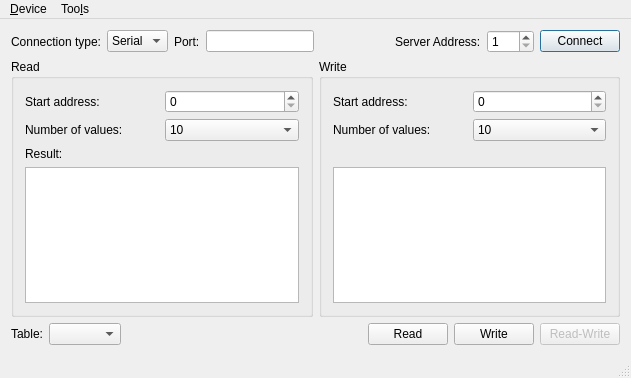
<?xml version="1.0" encoding="UTF-8"?>
<ui version="4.0">
 <class>MainWindow</class>
 <widget class="QMainWindow" name="MainWindow">
  <property name="geometry">
   <rect>
    <x>0</x>
    <y>0</y>
    <width>631</width>
    <height>378</height>
   </rect>
  </property>
  <property name="maximumSize">
   <size>
    <width>16777215</width>
    <height>1000</height>
   </size>
  </property>
  <property name="windowTitle">
   <string>Modbus Master Example</string>
  </property>
  <widget class="QWidget" name="centralWidget">
   <layout class="QVBoxLayout" name="verticalLayout">
    <item>
     <layout class="QGridLayout" name="gridLayout">
      <item row="0" column="5">
       <widget class="QLabel" name="label_27">
        <property name="sizePolicy">
         <sizepolicy hsizetype="Maximum" vsizetype="Preferred">
          <horstretch>0</horstretch>
          <verstretch>0</verstretch>
         </sizepolicy>
        </property>
        <property name="text">
         <string>Server Address:</string>
        </property>
       </widget>
      </item>
      <item row="0" column="7">
       <widget class="QPushButton" name="connectButton">
        <property name="sizePolicy">
         <sizepolicy hsizetype="Maximum" vsizetype="Fixed">
          <horstretch>0</horstretch>
          <verstretch>0</verstretch>
         </sizepolicy>
        </property>
        <property name="text">
         <string>Connect</string>
        </property>
        <property name="checkable">
         <bool>false</bool>
        </property>
        <property name="autoDefault">
         <bool>false</bool>
        </property>
        <property name="default">
         <bool>true</bool>
        </property>
       </widget>
      </item>
      <item row="0" column="4">
       <spacer name="horizontalSpacer">
        <property name="orientation">
         <enum>Qt::Horizontal</enum>
        </property>
        <property name="sizeHint" stdset="0">
         <size>
          <width>40</width>
          <height>20</height>
         </size>
        </property>
       </spacer>
      </item>
      <item row="0" column="6">
       <widget class="QSpinBox" name="serverEdit">
        <property name="sizePolicy">
         <sizepolicy hsizetype="Maximum" vsizetype="Fixed">
          <horstretch>0</horstretch>
          <verstretch>0</verstretch>
         </sizepolicy>
        </property>
        <property name="minimum">
         <number>1</number>
        </property>
        <property name="maximum">
         <number>255</number>
        </property>
       </widget>
      </item>
      <item row="0" column="1">
       <widget class="QComboBox" name="connectType">
        <item>
         <property name="text">
          <string>Serial</string>
         </property>
        </item>
        <item>
         <property name="text">
          <string>TCP</string>
         </property>
        </item>
       </widget>
      </item>
      <item row="0" column="2">
       <widget class="QLabel" name="label_2">
        <property name="sizePolicy">
         <sizepolicy hsizetype="Maximum" vsizetype="Preferred">
          <horstretch>0</horstretch>
          <verstretch>0</verstretch>
         </sizepolicy>
        </property>
        <property name="text">
         <string>Port:</string>
        </property>
       </widget>
      </item>
      <item row="0" column="0">
       <widget class="QLabel" name="label">
        <property name="text">
         <string>Connection type:</string>
        </property>
       </widget>
      </item>
      <item row="0" column="3">
       <widget class="QLineEdit" name="portEdit">
        <property name="sizePolicy">
         <sizepolicy hsizetype="Preferred" vsizetype="Fixed">
          <horstretch>0</horstretch>
          <verstretch>0</verstretch>
         </sizepolicy>
        </property>
       </widget>
      </item>
     </layout>
    </item>
    <item>
     <layout class="QHBoxLayout" name="horizontalLayout_2">
      <item>
       <widget class="QGroupBox" name="groupBox_2">
        <property name="minimumSize">
         <size>
          <width>250</width>
          <height>0</height>
         </size>
        </property>
        <property name="title">
         <string>Read</string>
        </property>
        <layout class="QGridLayout" name="gridLayout_3">
         <item row="0" column="0">
          <widget class="QLabel" name="label_4">
           <property name="text">
            <string>Start address:</string>
           </property>
          </widget>
         </item>
         <item row="0" column="1">
          <widget class="QSpinBox" name="readAddress">
           <property name="maximum">
            <number>9</number>
           </property>
          </widget>
         </item>
         <item row="1" column="0">
          <widget class="QLabel" name="label_5">
           <property name="text">
            <string>Number of values:</string>
           </property>
          </widget>
         </item>
         <item row="1" column="1">
          <widget class="QComboBox" name="readSize">
           <property name="currentIndex">
            <number>9</number>
           </property>
           <item>
            <property name="text">
             <string>1</string>
            </property>
           </item>
           <item>
            <property name="text">
             <string>2</string>
            </property>
           </item>
           <item>
            <property name="text">
             <string>3</string>
            </property>
           </item>
           <item>
            <property name="text">
             <string>4</string>
            </property>
           </item>
           <item>
            <property name="text">
             <string>5</string>
            </property>
           </item>
           <item>
            <property name="text">
             <string>6</string>
            </property>
           </item>
           <item>
            <property name="text">
             <string>7</string>
            </property>
           </item>
           <item>
            <property name="text">
             <string>8</string>
            </property>
           </item>
           <item>
            <property name="text">
             <string>9</string>
            </property>
           </item>
           <item>
            <property name="text">
             <string>10</string>
            </property>
           </item>
          </widget>
         </item>
         <item row="2" column="0">
          <widget class="QLabel" name="label_9">
           <property name="text">
            <string>Result:</string>
           </property>
          </widget>
         </item>
         <item row="3" column="0" colspan="2">
          <widget class="QListWidget" name="readValue">
           <property name="minimumSize">
            <size>
             <width>0</width>
             <height>0</height>
            </size>
           </property>
          </widget>
         </item>
        </layout>
       </widget>
      </item>
      <item>
       <widget class="QGroupBox" name="writeGroupBox">
        <property name="minimumSize">
         <size>
          <width>225</width>
          <height>0</height>
         </size>
        </property>
        <property name="title">
         <string>Write</string>
        </property>
        <layout class="QGridLayout" name="gridLayout_2">
         <item row="0" column="0">
          <widget class="QLabel" name="label_7">
           <property name="text">
            <string>Start address:</string>
           </property>
          </widget>
         </item>
         <item row="3" column="0" colspan="2">
          <widget class="QTreeView" name="writeValueTable">
           <property name="showDropIndicator" stdset="0">
            <bool>true</bool>
           </property>
           <property name="alternatingRowColors">
            <bool>true</bool>
           </property>
           <property name="rootIsDecorated">
            <bool>false</bool>
           </property>
           <property name="uniformRowHeights">
            <bool>true</bool>
           </property>
           <property name="itemsExpandable">
            <bool>false</bool>
           </property>
           <property name="expandsOnDoubleClick">
            <bool>false</bool>
           </property>
           <attribute name="headerVisible">
            <bool>true</bool>
           </attribute>
          </widget>
         </item>
         <item row="0" column="1">
          <widget class="QSpinBox" name="writeAddress">
           <property name="maximum">
            <number>9</number>
           </property>
          </widget>
         </item>
         <item row="1" column="0">
          <widget class="QLabel" name="label_8">
           <property name="text">
            <string>Number of values:</string>
           </property>
          </widget>
         </item>
         <item row="1" column="1">
          <widget class="QComboBox" name="writeSize">
           <property name="currentIndex">
            <number>9</number>
           </property>
           <item>
            <property name="text">
             <string>1</string>
            </property>
           </item>
           <item>
            <property name="text">
             <string>2</string>
            </property>
           </item>
           <item>
            <property name="text">
             <string>3</string>
            </property>
           </item>
           <item>
            <property name="text">
             <string>4</string>
            </property>
           </item>
           <item>
            <property name="text">
             <string>5</string>
            </property>
           </item>
           <item>
            <property name="text">
             <string>6</string>
            </property>
           </item>
           <item>
            <property name="text">
             <string>7</string>
            </property>
           </item>
           <item>
            <property name="text">
             <string>8</string>
            </property>
           </item>
           <item>
            <property name="text">
             <string>9</string>
            </property>
           </item>
           <item>
            <property name="text">
             <string>10</string>
            </property>
           </item>
          </widget>
         </item>
         <item row="2" column="0">
          <widget class="QLabel" name="label_3">
           <property name="text">
            <string/>
           </property>
          </widget>
         </item>
        </layout>
       </widget>
      </item>
     </layout>
    </item>
    <item>
     <layout class="QHBoxLayout" name="horizontalLayout">
      <item>
       <widget class="QLabel" name="label_6">
        <property name="text">
         <string>Table:</string>
        </property>
       </widget>
      </item>
      <item>
       <widget class="QComboBox" name="writeTable"/>
      </item>
      <item>
       <spacer name="horizontalSpacer_2">
        <property name="orientation">
         <enum>Qt::Horizontal</enum>
        </property>
        <property name="sizeHint" stdset="0">
         <size>
          <width>13</width>
          <height>17</height>
         </size>
        </property>
       </spacer>
      </item>
      <item>
       <widget class="QPushButton" name="readButton">
        <property name="sizePolicy">
         <sizepolicy hsizetype="Maximum" vsizetype="Fixed">
          <horstretch>0</horstretch>
          <verstretch>0</verstretch>
         </sizepolicy>
        </property>
        <property name="text">
         <string>Read</string>
        </property>
       </widget>
      </item>
      <item>
       <widget class="QPushButton" name="writeButton">
        <property name="text">
         <string>Write</string>
        </property>
       </widget>
      </item>
      <item>
       <widget class="QPushButton" name="readWriteButton">
        <property name="enabled">
         <bool>false</bool>
        </property>
        <property name="text">
         <string>Read-Write</string>
        </property>
       </widget>
      </item>
     </layout>
    </item>
   </layout>
  </widget>
  <widget class="QStatusBar" name="statusBar"/>
  <widget class="QMenuBar" name="menuBar">
   <property name="geometry">
    <rect>
     <x>0</x>
     <y>0</y>
     <width>631</width>
     <height>26</height>
    </rect>
   </property>
   <widget class="QMenu" name="menuDevice">
    <property name="title">
     <string>&amp;Device</string>
    </property>
    <addaction name="actionConnect"/>
    <addaction name="actionDisconnect"/>
    <addaction name="separator"/>
    <addaction name="actionExit"/>
   </widget>
   <widget class="QMenu" name="menuToo_ls">
    <property name="title">
     <string>Too&amp;ls</string>
    </property>
    <addaction name="actionOptions"/>
   </widget>
   <addaction name="menuDevice"/>
   <addaction name="menuToo_ls"/>
  </widget>
  <action name="actionConnect">
   <property name="icon">
    <iconset resource="master.qrc">
     <normaloff>:/images/connect.png</normaloff>:/images/connect.png</iconset>
   </property>
   <property name="text">
    <string>&amp;Connect</string>
   </property>
  </action>
  <action name="actionDisconnect">
   <property name="icon">
    <iconset resource="master.qrc">
     <normaloff>:/images/disconnect.png</normaloff>:/images/disconnect.png</iconset>
   </property>
   <property name="text">
    <string>&amp;Disconnect</string>
   </property>
  </action>
  <action name="actionExit">
   <property name="icon">
    <iconset resource="master.qrc">
     <normaloff>:/images/application-exit.png</normaloff>:/images/application-exit.png</iconset>
   </property>
   <property name="text">
    <string>&amp;Quit</string>
   </property>
  </action>
  <action name="actionOptions">
   <property name="icon">
    <iconset resource="master.qrc">
     <normaloff>:/images/settings.png</normaloff>:/images/settings.png</iconset>
   </property>
   <property name="text">
    <string>&amp;Options</string>
   </property>
  </action>
 </widget>
 <layoutdefault spacing="6" margin="11"/>
 <tabstops>
  <tabstop>connectType</tabstop>
  <tabstop>portEdit</tabstop>
  <tabstop>serverEdit</tabstop>
  <tabstop>connectButton</tabstop>
  <tabstop>readAddress</tabstop>
  <tabstop>readSize</tabstop>
  <tabstop>readValue</tabstop>
  <tabstop>writeAddress</tabstop>
  <tabstop>writeSize</tabstop>
  <tabstop>writeValueTable</tabstop>
  <tabstop>writeTable</tabstop>
  <tabstop>readButton</tabstop>
  <tabstop>writeButton</tabstop>
  <tabstop>readWriteButton</tabstop>
 </tabstops>
 <resources>
  <include location="master.qrc"/>
 </resources>
 <connections/>
</ui>
